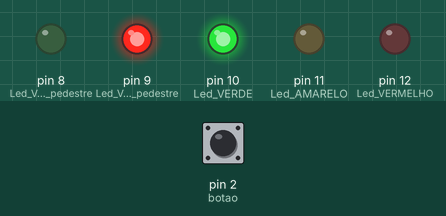
Recording of a sketch running on a simulated Arduino Uno, built with avr-gcc and run on an emulated ATmega328P. Shown: output pins drawn as LEDs (lit = HIGH). The inputs (shaded band) are chosen by the test bench; at power-on: pin 2 (botao) LOW.

Above: at 1.2 s.
1.3 s: pin 2 (botao) pulled HIGH for 0.15 s
At 3.4 s:
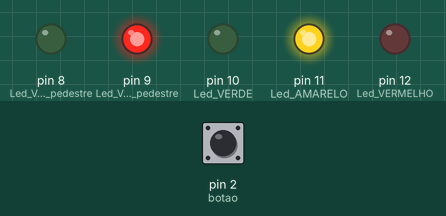
At 5.7 s:
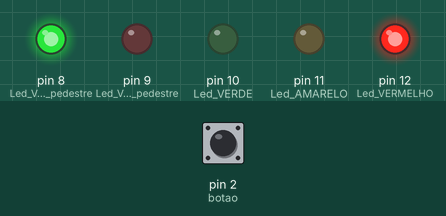
Timing chart, 0 to 15.8 s (numbered marks = the images above; inputs shaded):
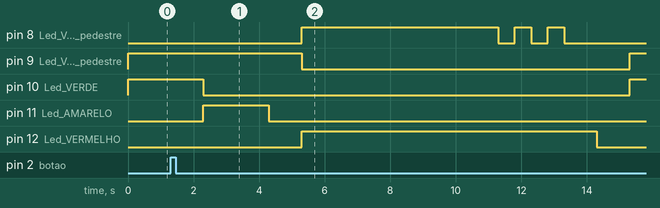

The sketch:

Semaforo_Carro_e_Pedestre.ino
```cpp
// C++ code
//
int botao = 2;
int estado_botao;

void setup(){

  pinMode(12, OUTPUT); //Led VERMELHO
  pinMode(11, OUTPUT); //Led AMARELO
  pinMode(10, OUTPUT); //Led VERDE
  pinMode(9, OUTPUT); //Led VERMELHO do pedestre
  pinMode(8, OUTPUT); //Led VERDE do pedestre
  pinMode(botao, INPUT); //Botão

}

void loop()
{
  digitalWrite(10, HIGH);
  digitalWrite(9, HIGH);

  //Ler estado do botão
  estado_botao = digitalRead(botao);

  //Verificar se o botão está ligado
  if(estado_botao == HIGH){

    //Apagar led Verde
    delay(1000);
    digitalWrite(10, LOW);

    //Acender e apagar led Amarelo
    digitalWrite(11, HIGH);
    delay(2000);
    digitalWrite(11, LOW);
    delay(1000);

    //Acender led Vermelho
    digitalWrite(12, HIGH);

    //Apagar led Vermelho do pedestre
    digitalWrite(9, LOW);

    //Acender led Verde do pedestre
    digitalWrite(8, HIGH);
    delay(6000);
    //Piscando led Verde do pedestre
    digitalWrite(8, LOW);
    delay(500);
    digitalWrite(8, HIGH);
    delay(500);
    digitalWrite(8, LOW);
    delay(500);
    digitalWrite(8, HIGH);
    delay(500);

    //Apagar led Verde do pedestre
    digitalWrite(8, LOW);
    delay(1000);

    //Apagar led Vermelho
    digitalWrite(12, LOW);
    delay(1000);

    //Acender led Vermelho do pedestre
    digitalWrite(9, HIGH);

    //Acender led Verde
    digitalWrite(10, HIGH);
  }

}
```

Measured:
- after the input at 1.3 s, pin 8 (Led_VERDE_do_pedestre): LOW → HIGH after 4.0 s, then repeats every 1.0 s: LOW 0.50 s, HIGH 0.50 s, until it stays LOW from 13.3 s; pin 9 (Led_VERMELHO_do_pedestre): HIGH → LOW after 4.0 s, → HIGH 10.0 s later
